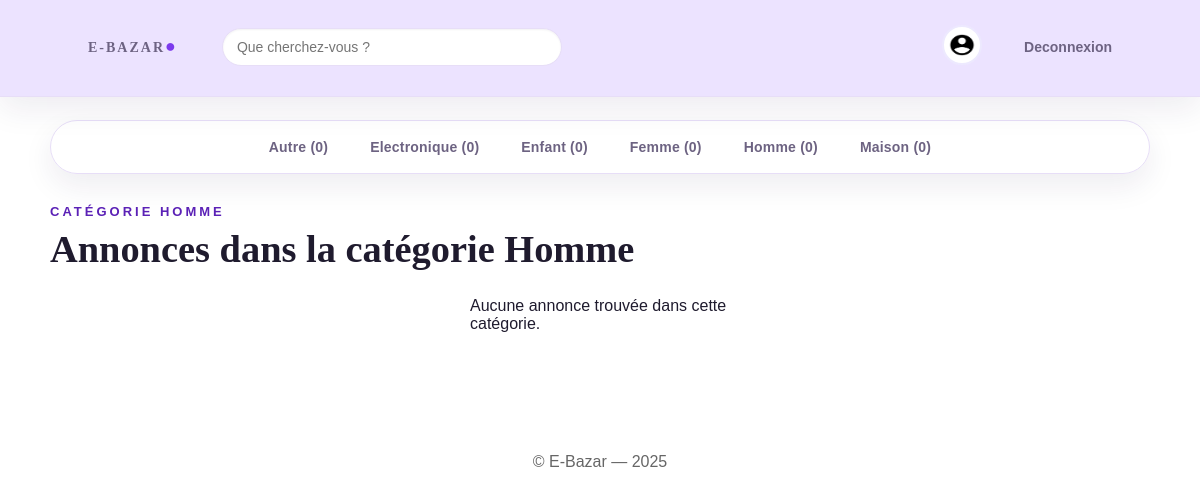
Page /index.php?id=1 (signed in) on the committed database.
### tables this page shows
CREATE TABLE categories (
    id INT AUTO_INCREMENT PRIMARY KEY,
    nom VARCHAR(100) NOT NULL UNIQUE,
    date_creation DATETIME NOT NULL DEFAULT CURRENT_TIMESTAMP
);

### controllers/index.php (called while the page is built, shortened)
<?php
require_once '../models/annonce.php';
class index {
    private $annonceModel;
    public function __construct($pdo) {
        $this->annonceModel = new Annonce($pdo);
    }
    public function index() {
        $current_user_id = $_SESSION['id'] ?? null;
        $categorie_id = isset($_GET['id']) && is_numeric($_GET['id']) ? (int)$_GET['id'] : null;
        $page = isset($_GET['page']) && is_numeric($_GET['page']) ? max(1,(int)$_GET['page']) : 1;
        $annonces_par_page = 10;
        $annonces = $this->annonceModel->getAnnonces($current_user_id, $categorie_id, $page, $annonces_par_page);
        $categories_nav = $this->annonceModel->getCategories($current_user_id);
        $titre_section = "Les dernières annonces mises en ligne";
        $sous_titre = "Nouveautés";
        if ($categorie_id) {
            $nom_categorie = $this->annonceModel->getCategorieNom($categorie_id);
            if ($nom_categorie) {
                $titre_section = "Annonces dans la catégorie " . $nom_categorie;
                $sous_titre = "Catégorie " . $nom_categorie;
            }
        }
        require_once '../views/index.php';
    }
}

### public/index.php (called while the page is built)
<?php
require_once '../config/config.php';
require_once '../controllers/index.php';
$controller = new index($pdo);
$controller->index();

### models/annonce.php (called while the page is built, shortened)
<?php
class annonce
{
    private $pdo;
    public function __construct($pdo)
    {
        $this->pdo = $pdo;
    }
    public function getCategories($current_user_id = null) {
        $user_exclusion = $current_user_id ? " AND a.vendeur_id != {$current_user_id}" : "";
        $sql = "
            SELECT c.id, c.nom, COUNT(a.id) AS nombre_annonces
            FROM categories c
            LEFT JOIN annonces a ON a.categorie_id = c.id AND a.statut = 'EN_VENTE' {$user_exclusion}
            GROUP BY c.id, c.nom
            ORDER BY c.nom ASC
        ";
        return $this->pdo->query($sql)->fetchAll(PDO::FETCH_ASSOC);
    }
    public function getCategorieNom($categorie_id) {
        $stmt = $this->pdo->prepare("SELECT nom FROM categories WHERE id = ?");
        $stmt->execute([$categorie_id]);
        $row = $stmt->fetch(PDO::FETCH_ASSOC);
        return $row ? htmlspecialchars($row['nom']) : null;
    }
}

### views/index.php (the view, shortened to what this page needs)
<!DOCTYPE html>
<html lang="fr">
<head>
<link rel="stylesheet" href="css/accuill.css?v=99">
<link rel="stylesheet" href="css/header.css">
</head>
<body>
<header class="navbar">
    <div class="logo">
        <a href="index.php"><span>E-Bazar</span><span class="dot">●</span></a>
        <input type="text" id="barre-recherche" placeholder="Que cherchez-vous ?">
    </div>
    <div>
        <?php if (!isset($_SESSION['id'])): ?>
            <a href="connexion.php"><strong>Se connecter</strong></a>
            <a href="inscription.php" class="btn-outline">S'inscrire</a>
        <?php else: ?>
            <a href="profil.php"><button class="icon"><img src="image/comptenoir.png" alt="Compte"></button></a>
            <a href="deconnexion.php">Deconnexion</a>
        <?php endif; ?>
    </div>
</header>
<nav>
<?php foreach ($categories_nav as $cat): ?>
    <a href="?id=<?= $cat['id'] ?>"><p><?= htmlspecialchars($cat['nom']) ?> (<?= $cat['nombre_annonces'] ?>)</p></a>
<?php endforeach; ?>
</nav>
<main>
<div class="texte">
    <p><?= $sous_titre ?></p>
    <h2><?= $titre_section ?></h2>
</div>
<div class="produits">
<?php if (empty($annonces)): ?>
    <p><?= $categorie_id ? "Aucune annonce trouvée dans cette catégorie." : "Aucune annonce n'est actuellement disponible." ?></p>
<?php endif; ?>
</div>
</main>
<footer>
<p style="text-align:center; padding:20px; margin-top:40px; color:#666;">
    © E-Bazar — 2025
</p>
</footer>
</body>
</html>

### public/css/accuill.css (style rules this page uses)
:root { --bg: #ffffff; --surface: #ffffff; --surface-muted: #f6f2ff; --ink: #1f1b2e; --muted: #6d6382; --accent: #7c3aed; --accent-strong: #5b21b6; --accent-cool: #a855f7; --accent-soft: #ede9fe; --border: #e7def7; --shadow: 0 12px 30px rgba(38, 24, 76, 0.08); --shadow-strong: 0 18px 40px rgba(38, 24, 76, 0.14); --radius: 20px; --radius-lg: 28px; --radius-sm: 12px; }
* { margin: 0; padding: 0; box-sizing: border-box; }
body { font-family: "Poppins", sans-serif; color: var(--ink); background: var(--bg); min-height: 100vh; }
a { color: inherit; }
main { padding-bottom: 60px; animation: pageIn 0.6s ease both; }
nav { width: min(1100px, 92%); margin: 22px auto 10px; padding: 10px; background: rgba(255, 255, 255, 0.8); border: 1px solid var(--border); border-radius: 999px; display: flex; flex-wrap: wrap; justify-content: center; gap: 10px; box-shadow: var(--shadow); }
nav a { text-decoration: none; color: var(--muted); font-size: 14px; font-weight: 600; letter-spacing: 0.2px; padding: 8px 16px; border-radius: 999px; transition: all 0.2s ease; }
.texte { width: min(1100px, 92%); margin: 30px auto 10px; }
.texte p { color: var(--accent-strong); font-size: 13px; letter-spacing: 3px; text-transform: uppercase; font-weight: 600; }
.texte h2 { font-family: "Italiana", serif; font-size: clamp(28px, 3.2vw, 42px); font-weight: 600; margin-top: 8px; }
.produits { width: min(1100px, 92%); margin: 26px auto 0; display: grid; grid-template-columns: repeat(auto-fit, minmax(220px, 260px)); justify-content: center; gap: 24px; }

### public/css/header.css (style rules this page uses)
:root { --bg: #ffffff; --surface: #ffffff; --surface-muted: #f6f2ff; --ink: #1f1b2e; --muted: #6d6382; --accent: #7c3aed; --accent-strong: #5b21b6; --accent-cool: #a855f7; --accent-soft: #ede9fe; --border: #e7def7; --shadow: 0 12px 30px rgba(38, 24, 76, 0.08); --shadow-strong: 0 18px 40px rgba(38, 24, 76, 0.14); --radius: 20px; --radius-lg: 28px; --radius-sm: 12px; }
.navbar { display: flex; justify-content: space-between; align-items: center; padding: 18px 6vw; background: #ece3ff; border-bottom: 1px solid var(--border); position: sticky; top: 0; z-index: 20; color: var(--ink); }
.logo { font-family: "Italiana", serif; font-size: 28px; font-weight: 600; letter-spacing: 2px; text-transform: uppercase; display: flex; align-items: center; gap: 8px; }
.logo a { text-decoration: none; color: var(--ink); display: inline-flex; align-items: center; gap: 8px; }
.logo .dot { color: var(--accent); font-size: 18px; }
header input, .navbar input { padding: 10px 14px; width: min(340px, 40vw); background-color: var(--surface); border-radius: 999px; border: 1px solid var(--border); margin-left: 20px; font-size: 14px; color: var(--ink); box-shadow: inset 0 1px 2px rgba(31, 27, 46, 0.06); }
.icon { background-color: transparent; border: none; margin-left: 8px; display: inline-flex; align-items: center; }
.icon img { height: 40px; width: 40px; border-radius: 50%; border: 2px solid var(--accent-soft); padding: 4px; background: #fff; }
header a, .navbar a { text-decoration: none; color: var(--muted); font-size: 14px; padding: 10px 16px; display: inline-block; border-radius: 999px; font-weight: 600; transition: all 0.2s ease; }
.navbar > div:last-child { display: flex; align-items: center; gap: 10px; flex-wrap: wrap; }

### rows in the picture
categories: nom "Autre", nombre_annonces "0"
categories: nom "Electronique", nombre_annonces "0"
categories: nom "Enfant", nombre_annonces "0"
categories: nom "Femme", nombre_annonces "0"
categories: nom "Homme", nombre_annonces "0", nom "CATÉGORIE HOMME", nom "Annonces dans la catégorie Homme"
categories: nom "Maison", nombre_annonces "0"
